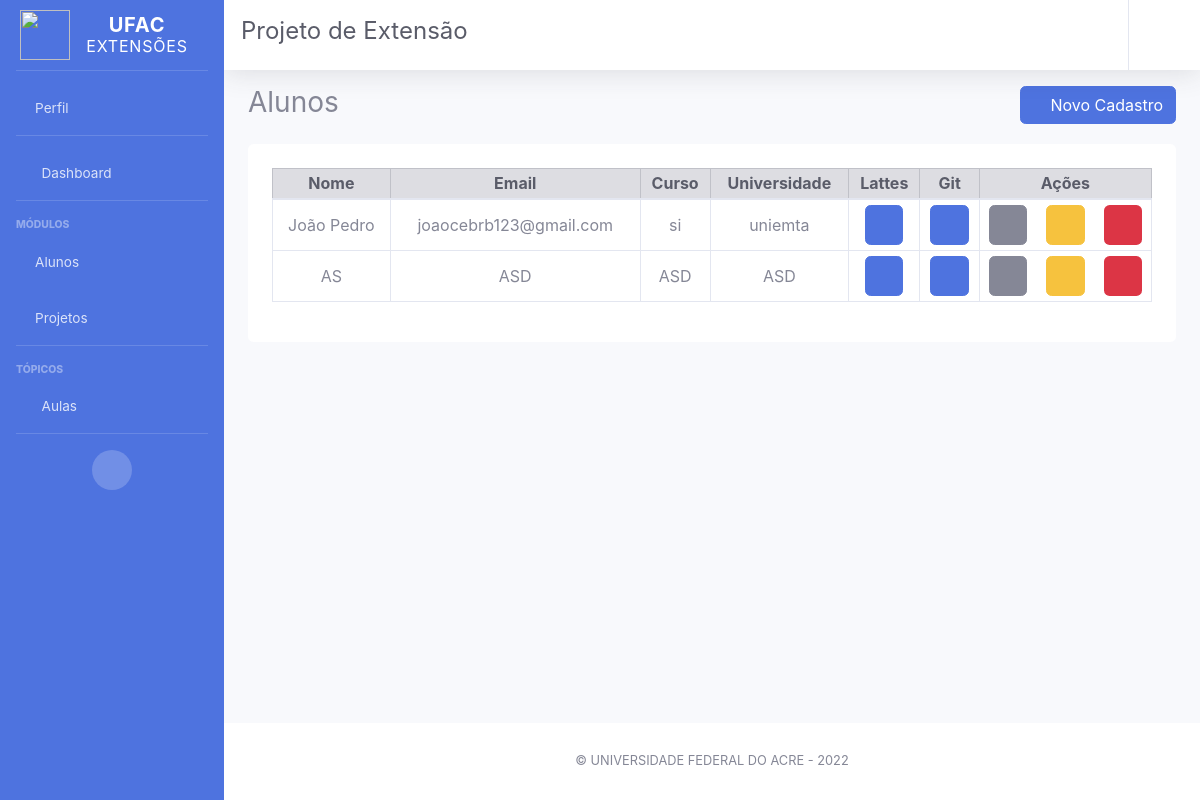
Before: /usuario/alunos_listagem/ with the older database file.
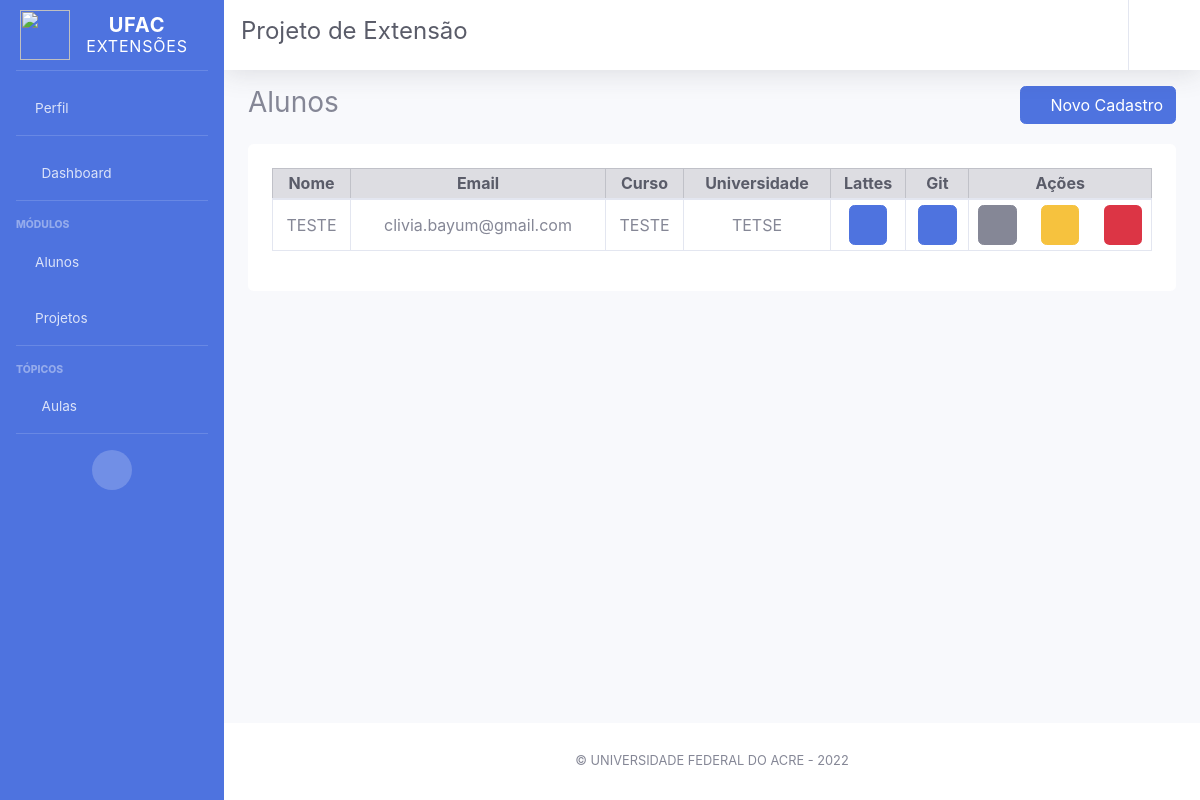
After: the same page with the newer database file.
### apps/usuario/models.py (models this page shows, shortened)
class Aluno(models.Model):
    nome = models.CharField('Nome', max_length=80)
    email = models.CharField('Email do Usuário', max_length=40)
    cpf = models.CharField('CPF', max_length=15)
    usuario = models.ForeignKey(Usuario, on_delete=models.CASCADE, blank=True, null=True)
    curso = models.CharField('Curso', max_length=100)
    universidade = models.CharField('Universidade', max_length= 50, null=True)
    lattes = models.CharField('Lattes', max_length= 60)
    git = models.CharField('Github', max_length= 60)
    observacao = models.CharField('Observações', max_length= 200)
    data_cadastro = models.DateTimeField('Cadastro em', auto_now_add= True, null=True)

### apps/usuario/views.py (the view)
# urls.py: path('alunos_listagem/', AlunosListagem.as_view(), name='alunos_listagem'),
class AlunosListagem(ListView):
    model = Aluno
    template_name = 'usuario/listar_cadastros.html'

### templates/usuario/listar_cadastros.html (shortened to what this page needs)
{% extends 'partials/base2.html' %}
{% load static %}
{% block conteudo %}
    <div class="d-flex bd-highlight my-3">
        <div class=" align-middle bd-highlight">
            <h3>Alunos</h3>
        </div>
        <div class="ml-auto align-middle bd-highlight">
            <a class="btn btn-primary"  href="{% url 'usuario:Cadastrar_Aluno' %}">
                <i class="fas fa-plus"></i>
                Novo Cadastro
            </a>
        </div>
    </div>
    <div class="bg-white p-4 rounded">
        <table class="table table-sm table-bordered table-hover align-middle"
               id="dataListagens"
               width="100%"
               cellspacing="0">
            <thead class="">
                <tr class="table-secondary text-dark">
                    <th class="text-center">Nome</th>
                    <th class="text-center">Email</th>
                    <th class="text-center">Curso</th>
                    <th class="text-center">Universidade</th>
                    <th class="text-center">Lattes</th>
                    <th class="text-center">Git</th>
                    <th class="text-center">Ações</th>
                </tr>
            </thead>
            <tbody>
                {% for item in object_list %}
                    <tr>
                        <td scope="row " class="text-center align-middle">{{ item.nome }}</td>
                        <td class="text-center align-middle">{{ item.email }}</td>
                        <td class="text-center align-middle">{{ item.curso }}</td>
                        <td class="text-center align-middle">{{ item.universidade }}</td>
                        <td class="text-center align-middle">
                            <a href="{{ item.lattes }}"
                               class="btn btn-primary"
                               style=" padding-top: 0.7rem; padding-bottom: 0.7rem; ">
                                <i class="fab fa-wpforms"></i>
                            </a>
                        </td>
                        <td class="text-center align-middle">
                            <a href="{{ item.git }}"
                               class="btn btn-primary"
                               style=" padding-top: 0.7rem; padding-bottom: 0.7rem; ">
                                <i class="fab fa-github"></i>
                            </a>
                        </td>
                        <td class="text-center align-middle">
                            <div class="d-flex justify-content-center">
                                <div class="mx-1">
                                    <a href="{% url 'usuario:dados_aluno' item.pk %}"
                                       class="btn btn-secondary"
                                       style=" padding-top: 0.7rem; padding-bottom: 0.7rem; ">
                                        <i class="fas fa-list-ul"></i>
                                    </a>
                                </div>
                                <div class="mx-auto">
                                    <a href="{% url 'usuario:update' item.pk %}"
                                       class="btn btn-warning"
                                       style=" padding-top: 0.7rem; padding-bottom: 0.7rem; ">
                                        <i class=" fas fa-edit"></i>
                                    </a>
                                </div>
                                <div class="mx-1">
                                    <button class="btn text-white" data-toggle="modal" data-target="#excluiAluno"
                                            style=" background:#dc3545; padding-top: 0.7rem; padding-bottom: 0.7rem; ">
                                        <i class="fas fa-trash-alt"></i>
                                    </button>
                                </div>
                            </div>
                        </td>
                    </tr>
                {% empty %}
                    Nada foi registrado
                {% endfor %}
            </tbody>
        </table>
    </div>
{% endblock %}

### templates/partials/base2.html (shortened to what this page needs)
{% load static %}
<html lang="pt-br">
<head>
    <link href={% static "fontawesome-free/css/all.min.css" %} rel="stylesheet" type="text/css">
    <link hhref={% static "css/style.css" %} rel="stylesheet">
    <link hhref={% static "css/fonts.css" %} rel="stylesheet">
    <link href={% static "css/sb-admin-2.min.css" %} rel="stylesheet">
    <link href={% static "datatables/dataTables.bootstrap4.min.css" %} rel="stylesheet">
    <link href={% static "datatables/buttons.bootstrap4.min.css" %} rel="stylesheet">
</head>
<body id="page-top">
    <div id="wrapper">
        {% include 'partials/menu-lateral.html' %}
        <div id="content-wrapper" class="d-flex flex-column">
            <div id="content">
                {% include 'partials/cabecalho.html' %}
                <div class="container-fluid">
                    {% block conteudo %}{% endblock %}
                </div>
            </div>
            {% include 'partials/rodape.html' %}
        </div>
</body>
</html>

### templates/partials/menu-lateral.html
{% load static %}
<ul class="navbar-nav sidebar bg-primary sidebar-dark accordion" id="accordionSidebar" >
    <a class="sidebar-brand d-flex align-items-center justify-content-center">
        <div class="sidebar-brand-icon ">
            <img src="{% static 'img/logo_ufac.png' %}" alt="" width="50" height="50">
        </div>
        <div class="sidebar-brand-text mx-3">
            <h5 class="mt-2">
                <strong>UFAC</strong>
                <br>
                <small>Extensões</small>
            </h5>
        </div>
    </a>
    <hr class="sidebar-divider my-0 py-1">
    <li class="nav-item">
        <a class="nav-link" href="">
            <i class="fas fa-user-cog"></i>
            <span>Perfil</span>
        </a>
    </li>
    <hr class="sidebar-divider my-0 py-1">
    <li class="nav-item">
        <a class="nav-link" href="">
            <i class="fas fa-fw fa-tachometer-alt"></i>
            <span>Dashboard</span>
        </a>
    </li>
    <hr class="sidebar-divider ">
    <div class="sidebar-heading">
        Módulos
    </div>
    <li class="nav-item">
        <a class="nav-link " href="{% url 'usuario:alunos_listagem' %}">
            <i class="fas fa-user-graduate"></i>
            <span> Alunos </span>
        </a>
    </li>
    <li class="nav-item">
        <a class="nav-link " href="{% url 'projetos:listagem' %}">
            <i class="fas fa-book"></i>
            <span> Projetos </span>
        </a>
    </li>
    <hr class="sidebar-divider">
    <div class="sidebar-heading">
        Tópicos
    </div>
    <li class="nav-item">
        <a class="nav-link" href="{% url 'aulas:index' %}">
            <i class="fas fa-fw fa-chart-area"></i>
            <span> Aulas</span>
        </a>
    </li>
    <hr class="sidebar-divider d-none d-md-block">
    <div class="text-center d-none d-md-inline">
        <button class="rounded-circle border-0" id="sidebarToggle"></button>
    </div>
</ul>

### templates/partials/cabecalho.html (shortened to what this page needs)
{% load static %}
<nav class="navbar navbar-expand navbar-light bg-white topbar mb-1 static-top shadow">
    <div class="d-none d-sm-inline-block ">
        <h4 class="text-dark" >Projeto de Extensão</h4>
    </div>
    <ul class="navbar-nav ml-auto border-left">
        <li class="nav-item dropdown no-arrow">
            <a
                class="nav-link dropdown-toggle"
                href="#" id="userDropdown"
                role="button"
                data-toggle="dropdown"
                aria-haspopup="true"
                aria-expanded="false"
            >
                <i class="fas fa-user-circle text-secondary" style="font-size:30px;"></i>
            </a>
        </li>
    </ul>
</nav>

### templates/partials/rodape.html
<footer class="sticky-footer bg-white">
    <div class="container my-auto">
        <div class="copyright text-center my-auto">
            <span>  &copy; UNIVERSIDADE FEDERAL DO ACRE - 2022</span>
        </div>
    </div>
</footer>

Changed rows visible on the page:
removed Aluno: nome "AS", email "ASD", curso "ASD", universidade "ASD"
changed Aluno: nome "João Pedro" → "TESTE"; email "joaocebrb123@gmail.com" → "clivia.bayum@gmail.com"; curso "si" → "TESTE"; universidade "uniemta" → "TETSE"
